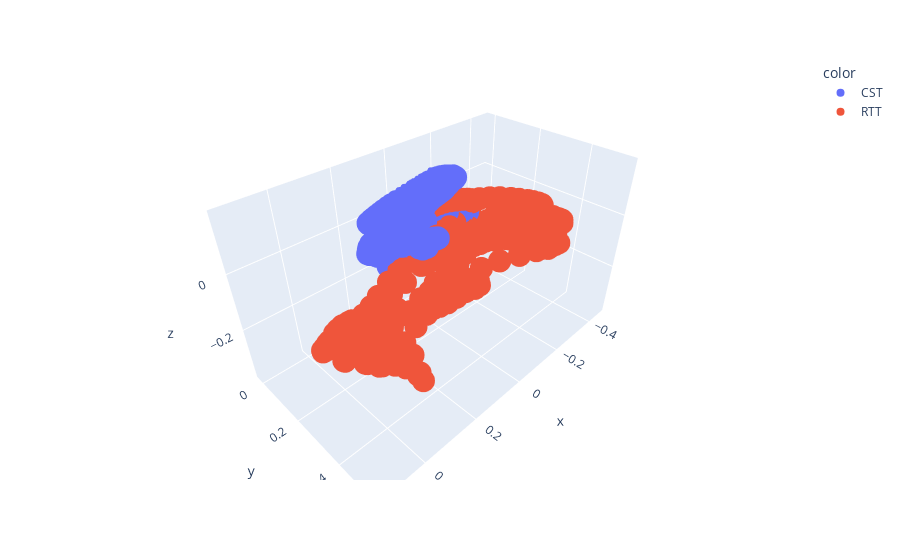

Notebook code cell kept with this figure:
### Markdown cell above
Perhaps a next good step would be to look at all neural activity orthogonal too the dual decoder axis to look for structure.

### Code cell
import scipy.linalg
decoder_null_proj = src.dekodec.max_var_rotate(
    scipy.linalg.null_space(models['Dual'].coef_[None,:]),
    np.row_stack(df['lfads_rates_joint_pca_shared'])
)

fig,ax = plt.subplots(1,1)
sns.scatterplot(
    x= np.row_stack(trial_pred['lfads_rates_joint_pca_shared']) @ decoder_null_proj[:,0],
    y= np.row_stack(trial_pred['lfads_rates_joint_pca_shared']) @ decoder_null_proj[:,1],
    # c=trial_pred['Hand velocity'],
    hue = trial_pred['task'],
    palette=['C0','C1'],
    hue_order=['CST','RTT'],
    ax=ax,
    legend=False,
)
ax.set_aspect('equal')
sns.despine(fig=fig,trim=True)

fig_3d = px.scatter_3d(
    x= np.row_stack(trial_pred['lfads_rates_joint_pca_shared']) @ -decoder_null_proj[:,0],
    y= np.row_stack(trial_pred['lfads_rates_joint_pca_shared']) @ -decoder_null_proj[:,1],
    z= np.row_stack(trial_pred['lfads_rates_joint_pca_shared']) @ -decoder_null_proj[:,2],
    color= trial_pred['task'],
)
fig_3d.show()
trial_pred

### Figure 1 — Plotly figure (JSON) as saved in the notebook; plotly's stock layout.template omitted (floating-point values rounded to 4 significant figures; data arrays with more than 128 entries replaced by an {"elided": "..."} marker saying what was removed)
{"data": [{"hovertemplate": "color=CST<br>x=%{x}<br>y=%{y}<br>z=%{z}<extra></extra>", "legendgroup": "CST", "marker": {"color": "#636efa", "symbol": "circle"}, "mode": "markers", "name": "CST", "scene": "scene", "showlegend": true, "type": "scatter3d", "x": {"elided": "711 float values"}, "y": {"elided": "711 float values"}, "z": {"elided": "711 float values"}}, {"hovertemplate": "color=RTT<br>x=%{x}<br>y=%{y}<br>z=%{z}<extra></extra>", "legendgroup": "RTT", "marker": {"color": "#EF553B", "symbol": "circle"}, "mode": "markers", "name": "RTT", "scene": "scene", "showlegend": true, "type": "scatter3d", "x": {"elided": "547 float values"}, "y": {"elided": "547 float values"}, "z": {"elided": "547 float values"}}], "layout": {"legend": {"title": {"text": "color"}, "tracegroupgap": 0}, "margin": {"t": 60}, "scene": {"domain": {"x": [0, 1], "y": [0, 1]}, "xaxis": {"title": {"text": "x"}}, "yaxis": {"title": {"text": "y"}}, "zaxis": {"title": {"text": "z"}}}}}
